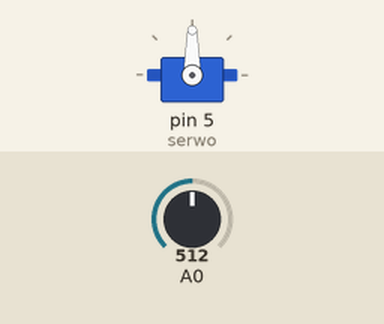
The sketch below on a simulated Arduino Uno, built with avr-gcc and run on an emulated ATmega328P. Shown: servo. Inputs (shaded band) come from the test bench; at power-on: A0 = 512.

Above: at 1.2 s.
1.3 s: A0 set to 716
At 2.5 s:
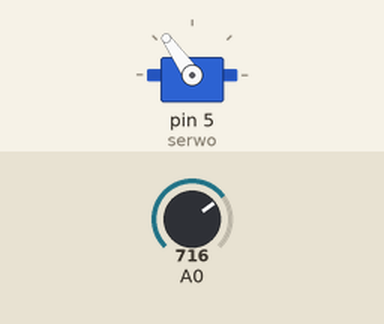
2.8 s: A0 set to 900
At 3.9 s:
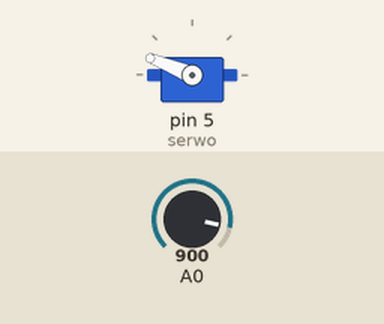
4.3 s: A0 set to 1023
At 5.3 s:
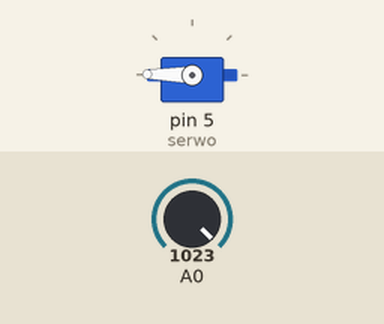
5.8 s: A0 set to 306
At 6.6 s:
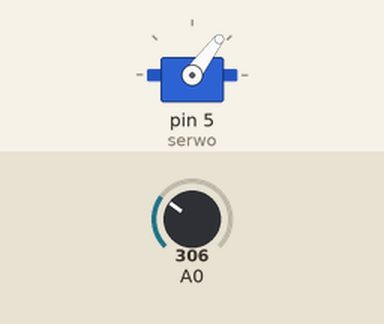
7.3 s: A0 set to 122
At 8.0 s:
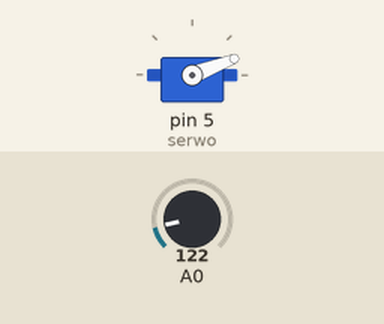
Timing chart, 0 to 9.8 s (numbered marks = the images above; inputs shaded):
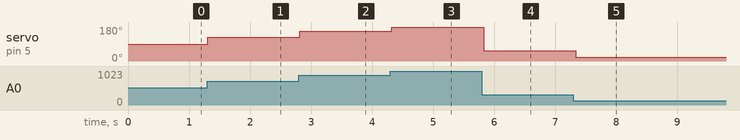

The sketch:

przycisk.ino
```cpp
#include <Servo.h> //dołączenie biblioteki
Servo serwo;          //utworzenie obiektu serwo
void setup() {
serwo.attach(5);    //dołączenie obiektu do pinu 5
}

void loop() {
int pot=analogRead(A0);              //odczyt z wejścia analogowego
int kat=map(pot,0,1024,0,180);  //przeskalowanie wartosci
serwo.write(kat);                        //przesłanie polecenia o ruchu
delay(50);                                   //opóźnienie ;)
}
```

Measured:
- after the input at 1.3 s, servo on pin 5 (serwo): 90° → 125° at once
- after the input at 2.8 s, servo on pin 5 (serwo): 125° → 158° at once
- after the input at 4.3 s, servo on pin 5 (serwo): 158° → 179° at once
- after the input at 5.8 s, servo on pin 5 (serwo): 179° → 53° at once
- after the input at 7.3 s, servo on pin 5 (serwo): 53° → 21° at once
